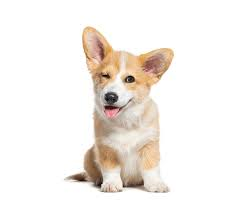
#> input picture dataset/animals/dog.jpeg, 248 x 203 px, found by its file name
$ python snakes.py
#> lines starting #> are read from the running program, lines starting #| are printed output that depends on the picture
# original snakes model (active contour model)

import numpy as np
import matplotlib.pyplot as plt
from skimage.color import rgb2gray
from skimage import data
from skimage.filters import gaussian
from skimage.segmentation import active_contour
from skimage.io import imread
import sys

# Helper function for defining intial contour given center coordinates and radius
def CreateInitCircContour(c_x, c_y, radius):
    # Defining an initial circular contour around the object of interest
    s = np.linspace(0, 2 * np.pi, 400) # Defining angles between 0 and 2*pi
    r = c_x + radius * np.sin(s) # Defining x coordinates along the circle
    c = c_y + radius * np.cos(s) # Defining y coordinates along the circle
    init = np.array([r, c]).T # Each row represents a coordinate point (x,y)
    #print ("Shape of original contour: ", init.shape) # (400,2)
    return init

def DisplayACMResult(img, init, snake):
    fig, ax = plt.subplots(figsize=(7, 7))
    ax.imshow(img, cmap=plt.cm.gray) # grayscale image (not gaussian blurred image)
    ax.plot(init[:, 1], init[:, 0], '--r', lw=3) # red dashed line for initial contour
    ax.plot(snake[:, 1], snake[:, 0], '-b', lw=3) # blue line for fitted contour
    ax.set_xticks([]), ax.set_yticks([])
    ax.axis([0, img.shape[1], img.shape[0], 0])
    plt.show()

def GetDefaultInitContourParams(img):
    # Dimensions and parameters
    rows, cols = img.shape[:2]
    center_row, center_col = rows // 2, cols // 2
    radius = min(rows, cols) // 2  # Example radius
    return center_row, center_col, radius

# [40 lines of commented-out code are left out]

img = imread("../../data/animals/dog.jpeg")
#> img is the input picture: shape (203, 248, 3); mean R, G, B 244, 238.8, 233.9
img = rgb2gray(img)  # Convert to grayscale
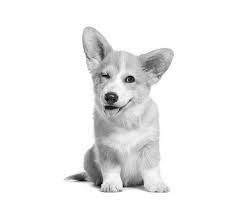
#> img: shape (203, 248) float64; min 0.000833, max 1, mean 0.939

center_row, center_col, radius = GetDefaultInitContourParams(img)
#> center_row = 101; center_col = 124; radius = 101
init = CreateInitCircContour(center_row, center_col, radius)
#> in CreateInitCircContour, `r = c_x + radius * np.sin(s)`: r = 400 values, max 202 at index 100, min 0.000783 at index 299, mean 101
#> in CreateInitCircContour, `c = c_y + radius * np.cos(s)`: c = 400 values, max 225 at index 0, min 23 at index 199, mean 124.3
#> in CreateInitCircContour, `init = np.array([r, c]).T`: init = 400 pairs, first value 0.000783 to 202, second value 23 to 225

snake = active_contour(
    gaussian(img, sigma=3, preserve_range=False), # smoothing image with a gaussian filter - applying gaussian blurring - greater sigma, greater blur
    init, # starting contour
    alpha=0.001, # controls tension
    beta=1, # controls smoothness
    gamma=0.001, # controls step-size
    #max_num_iter=5000,
    # The default parameters w_line=0, w_edge=1 will make the curve search towards edges.
)
#> snake = 400 pairs, first value 27.81 to 192.3, second value 79.08 to 158.6

DisplayACMResult(img, init, snake)
#> in DisplayACMResult, `plt.show()`:
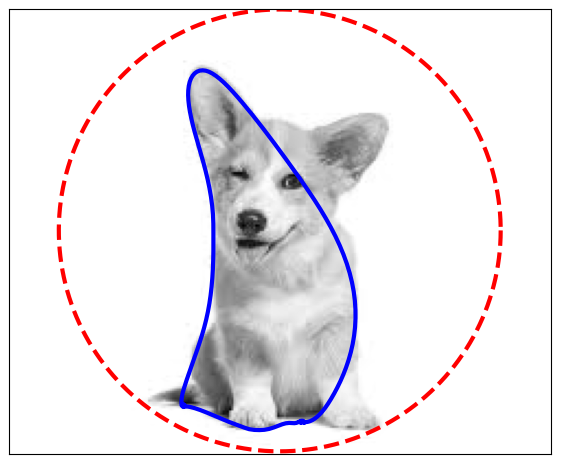
#> figure drawn by matplotlib, 1 panel

$ run again, with dataset/animals/cat.jpg copied over dataset/animals/dog.jpeg
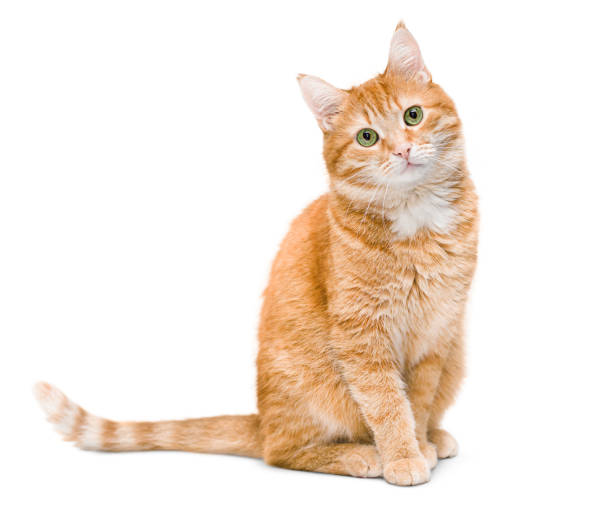
#> input picture dataset/animals/cat.jpg, 612 x 531 px, found by its file name
#> img is the input picture: shape (531, 612, 3); mean R, G, B 245.6, 234.5, 224.7
#> `img = rgb2gray(img)`:
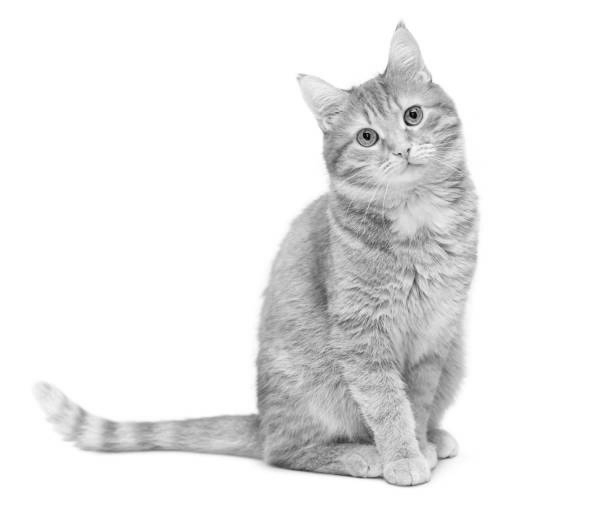
#> img: shape (531, 612) float64; min 0.00475, max 1, mean 0.926
#> `center_row, center_col, radius = GetDefaultInitContourParams(img)`: center_row = 265; center_col = 306; radius = 265
#> r = 400 values, max 530 at index 100, min 0.00205 at index 299, mean 265
#> c = 400 values, max 571 at index 0, min 41.01 at index 199, mean 306.7
#> in CreateInitCircContour, `init = np.array([r, c]).T`: init = 400 pairs, first value 0.00205 to 530, second value 41.01 to 571
#> snake = 400 pairs, first value 23.36 to 487.2, second value 86.21 to 478
#> in DisplayACMResult, `plt.show()`:
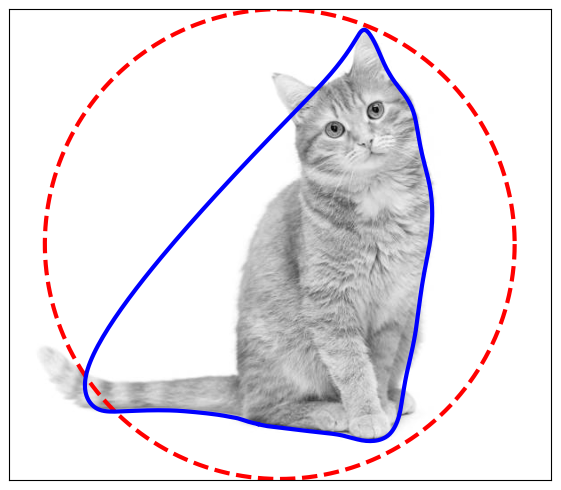
#> figure drawn by matplotlib, 1 panel
